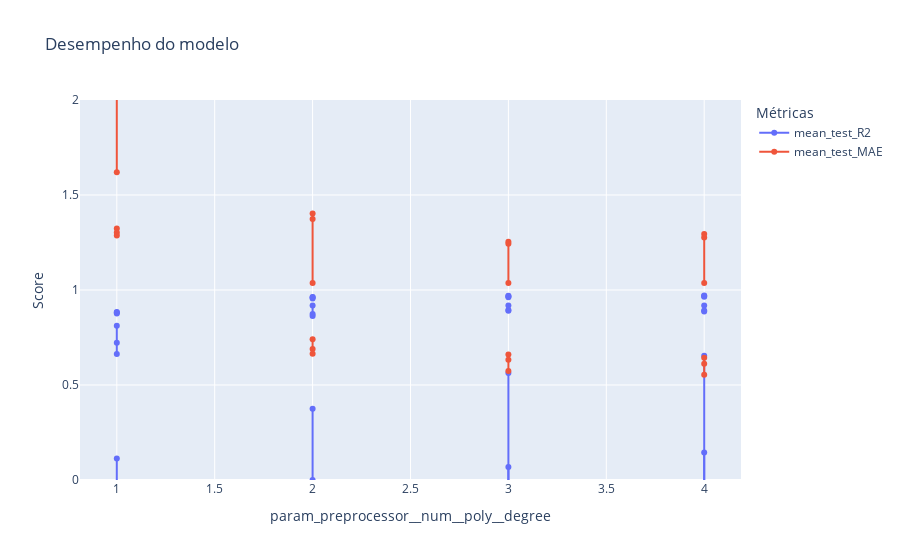

Here is the notebook cell this chart was saved with:
### Code cell
fig = go.Figure()

# Linha 1: mean_test_R2
fig.add_trace(go.Scatter(
    x=results_df['param_preprocessor__num__poly__degree'],
    y=results_df['mean_test_R2'],
    mode='lines+markers',
    name='mean_test_R2'
))

# Linha 2: mean_test_MAE (abs se precisar)
fig.add_trace(go.Scatter(
    x=results_df['param_preprocessor__num__poly__degree'],
    y=abs(results_df['mean_test_MAE']),
    mode='lines+markers',
    name='mean_test_MAE'
))

fig.update_layout(
    title='Desempenho do modelo',
    xaxis_title='param_preprocessor__num__poly__degree',
    yaxis_title='Score',
    legend_title='Métricas'
)
fig.update_yaxes(range=[0, 2])
fig.show()

### Figure 1 — Plotly figure (JSON) as saved in the notebook; plotly's stock layout.template omitted (floating-point values rounded to 4 significant figures)
{"data": [{"mode": "lines+markers", "name": "mean_test_R2", "type": "scatter", "x": [1, 1, 1, 1, 1, 1, 1, 1, 1, 1, 1, 1, 1, 1, 1, 1, 1, 1, 1, 1, 2, 2, 2, 2, 2, 2, 2, 2, 2, 2, 2, 2, 2, 2, 2, 2, 2, 2, 2, 2, 3, 3, 3, 3, 3, 3, 3, 3, 3, 3, 3, 3, 3, 3, 3, 3, 3, 3, 3, 3, 4, 4, 4, 4, 4, 4, 4, 4, 4, 4, 4, 4, 4, 4, 4, 4, 4, 4, 4, 4], "y": [0.8767, 0.8812, 0.8839, NaN, NaN, 0.6636, 0.7229, 0.8118, NaN, NaN, 0.1125, -0.06832, -0.06832, NaN, NaN, -0.04739, -0.06832, -0.06832, NaN, NaN, 0.9552, 0.9612, 0.9635, NaN, NaN, 0.8632, 0.8738, 0.9186, NaN, NaN, 0.3752, -0.06586, -0.06832, NaN, NaN, -0.0001632, -0.06832, -0.06832, NaN, NaN, 0.9622, 0.9666, 0.9701, NaN, NaN, 0.8904, 0.8949, 0.9186, NaN, NaN, 0.5637, -0.06586, -0.06832, NaN, NaN, 0.06781, -0.06832, -0.06832, NaN, NaN, 0.9641, 0.9681, 0.9713, NaN, NaN, 0.8865, 0.892, 0.9186, NaN, NaN, 0.6544, -0.06586, -0.06832, NaN, NaN, 0.145, -0.06832, -0.06832, NaN, NaN]}, {"mode": "lines+markers", "name": "mean_test_MAE", "type": "scatter", "x": [1, 1, 1, 1, 1, 1, 1, 1, 1, 1, 1, 1, 1, 1, 1, 1, 1, 1, 1, 1, 2, 2, 2, 2, 2, 2, 2, 2, 2, 2, 2, 2, 2, 2, 2, 2, 2, 2, 2, 2, 3, 3, 3, 3, 3, 3, 3, 3, 3, 3, 3, 3, 3, 3, 3, 3, 3, 3, 3, 3, 4, 4, 4, 4, 4, 4, 4, 4, 4, 4, 4, 4, 4, 4, 4, 4, 4, 4, 4, 4], "y": [1.324, 1.303, 1.287, NaN, NaN, 2.31, 2.067, 1.62, NaN, NaN, 3.931, 4.323, 4.323, NaN, NaN, 4.28, 4.323, 4.323, NaN, NaN, 0.7406, 0.6891, 0.6645, NaN, NaN, 1.403, 1.374, 1.037, NaN, NaN, 3.284, 4.319, 4.323, NaN, NaN, 4.183, 4.323, 4.323, NaN, NaN, 0.6607, 0.6324, 0.5743, NaN, NaN, 1.254, 1.243, 1.037, NaN, NaN, 2.725, 4.319, 4.323, NaN, NaN, 4.045, 4.323, 4.323, NaN, NaN, 0.6429, 0.6124, 0.5538, NaN, NaN, 1.295, 1.277, 1.037, NaN, NaN, 2.413, 4.319, 4.323, NaN, NaN, 3.887, 4.323, 4.323, NaN, NaN]}], "layout": {"legend": {"title": {"text": "Métricas"}}, "title": {"text": "Desempenho do modelo"}, "xaxis": {"title": {"text": "param_preprocessor__num__poly__degree"}}, "yaxis": {"range": [0, 2], "title": {"text": "Score"}}}}
